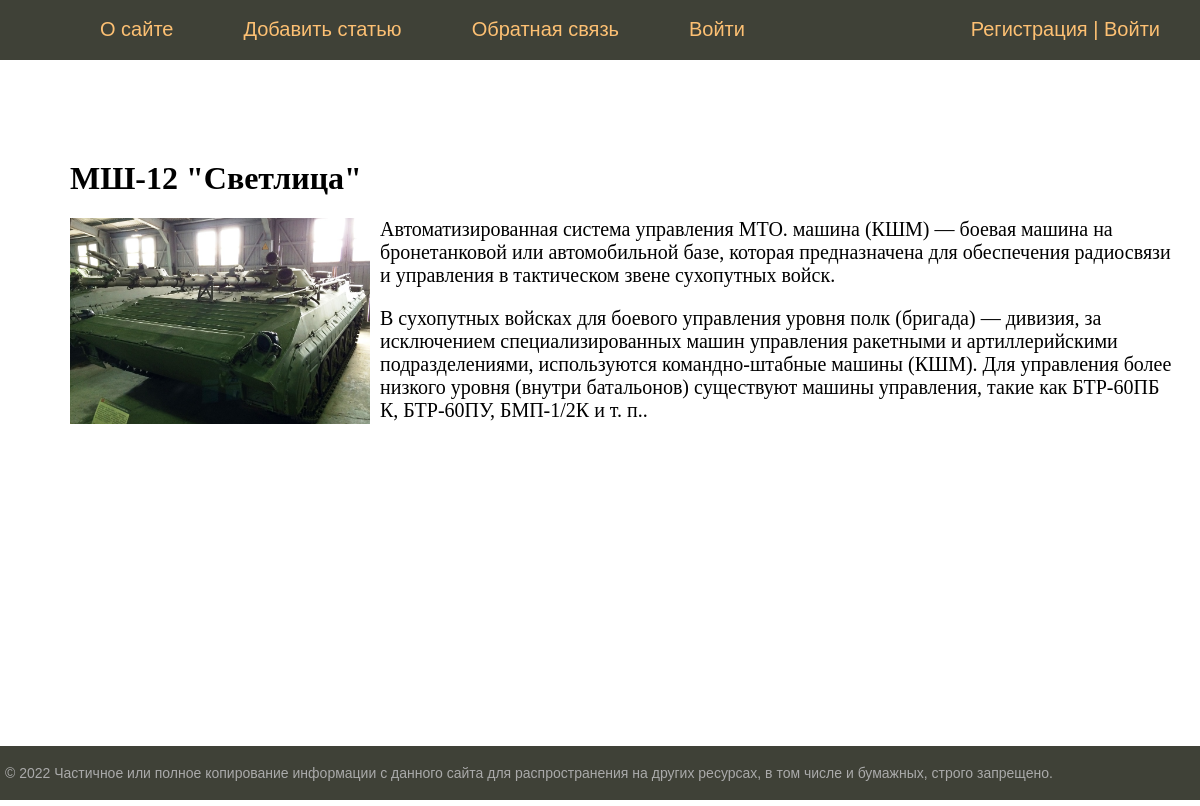
The app's page /post/4/ with its own data.
### car/models.py (models this page shows, shortened)
class Car(models.Model):
    title = models.CharField(max_length=255, verbose_name="Заголовок")
    content = models.TextField(blank=True, verbose_name="Характеристика")
    photo = models.ImageField(upload_to="photos/%Y/%m/%d/", verbose_name="Фотография")
    cena = models.TextField(blank=True, verbose_name="Цена")
    time_create = models.DateTimeField(auto_now_add=True, verbose_name="Дата создания")
    class Meta:
        verbose_name = 'Военная техника'
        verbose_name_plural = 'Военная техника'

### car/views.py (the view)
# urls.py: path('post/<int:post_id>/', show_post, name='post'),
def show_post(request, post_id):
    post = get_object_or_404(Car, pk=post_id)
    context = {
        'post': post,
        'menu': menu,
        'title': post.title,
        'cat_selected': post,
    }
    return render(request, 'car/post.html', context=context)

### car/templates/car/post.html
{% extends 'car/base.html' %}
{% block content %}
<h1>{{post.title}}</h1>
{% if post.photo %}
<p><img class="img-article-left" src="{{post.photo.url}}"></p>
{% endif %}
{{post.content|linebreaks}}
{% endblock %}

### car/static/car/css/style.css (style rules this page uses)
html, body { font-family: 'Arial'; margin: 0; padding: 0; height: 100%; width: 100%; color: #444; }
img { max-width: 600px; height: auto; }
img.img-article-left { max-width: 300px; height: auto; float: left; padding: 0 10px 10px 0; }
.content-text h1 { font-size: 32px; }

### records on screen
Car: title "МШ-12 \"Светлица\"", photo (picture), content "Автоматизированная система управления МТО. машина (КШМ) — боевая машина на бронетанковой или автомобильной базе, которая предназначена для обеспечения радиосвязи и управления в тактическом звене сухопутных войск. В сухопутных войсках для боевого управления уровня полк (бригада) — дивизия, за исключением специализированных машин управления ракетными и артиллерийскими подразделениями, используются командно-штабные машины (КШМ). Для управления более низкого уровня (внутри батальонов) существуют машины управления, такие как БТР-60ПБ К, БТР-60ПУ, БМП-1/2К и т. п.."

### other values on screen
{{ m.title }} "О сайте" "Добавить статью" "Обратная связь" "Войти"
